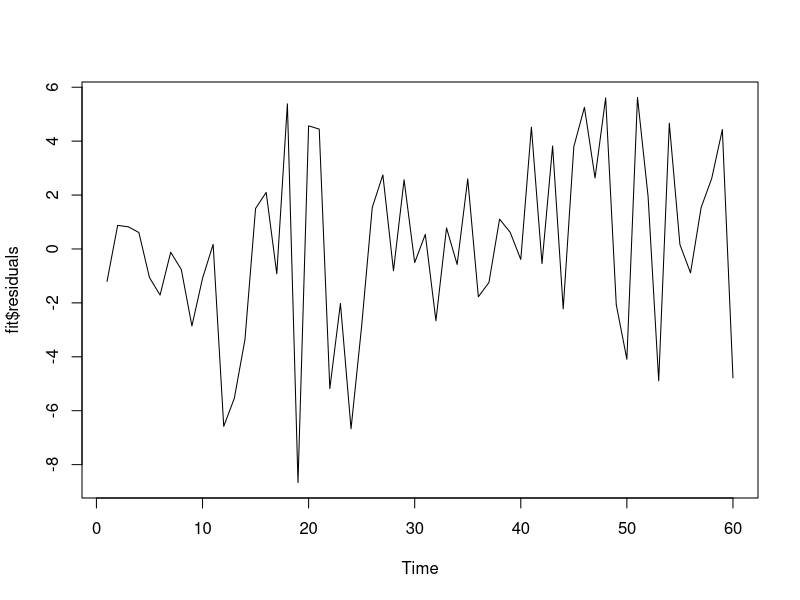
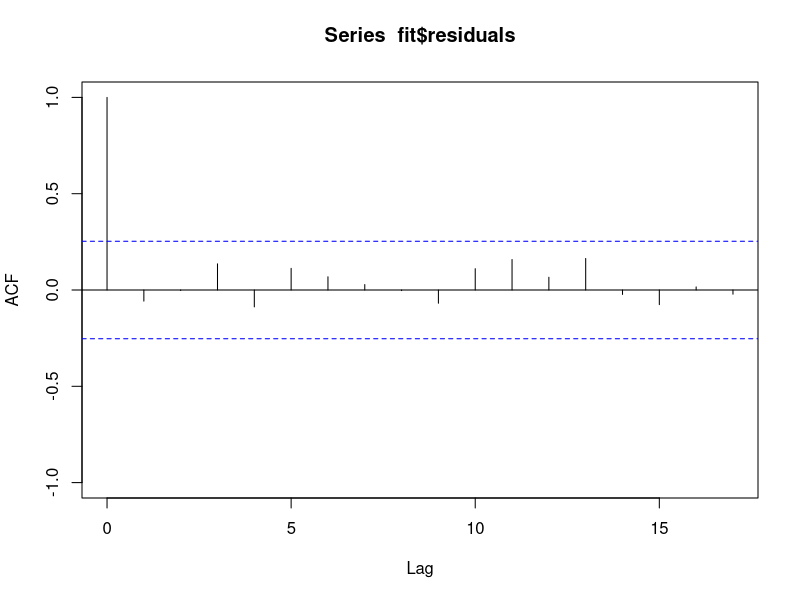
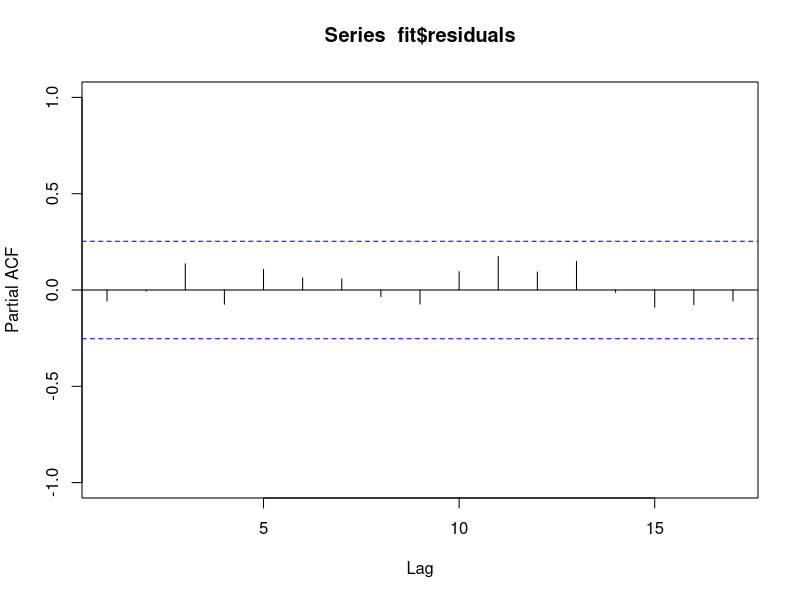
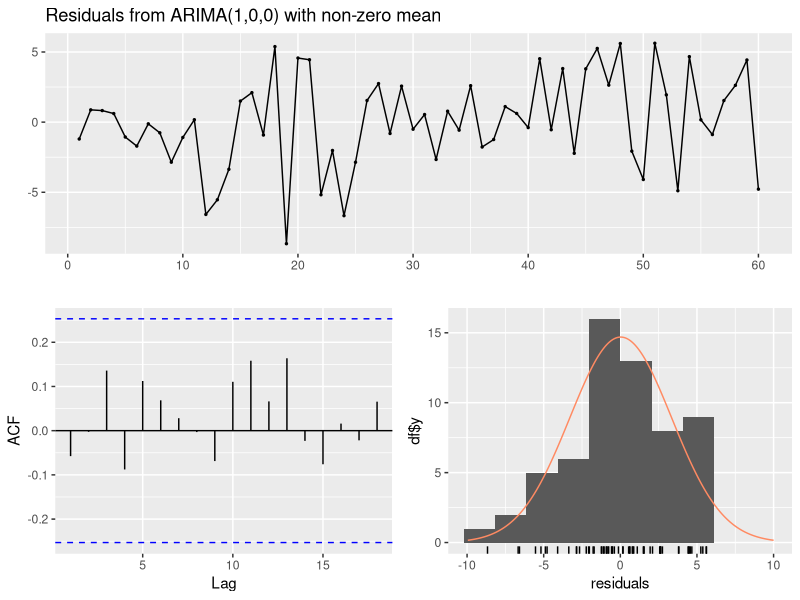
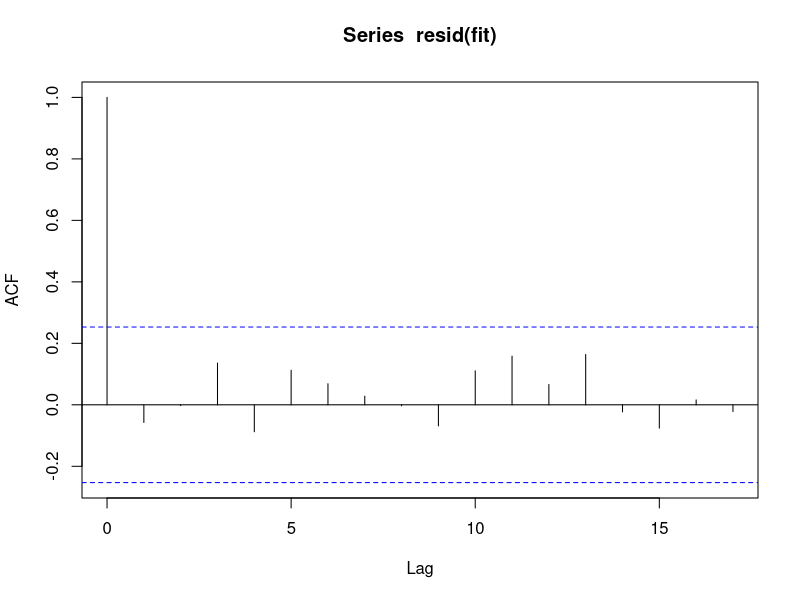
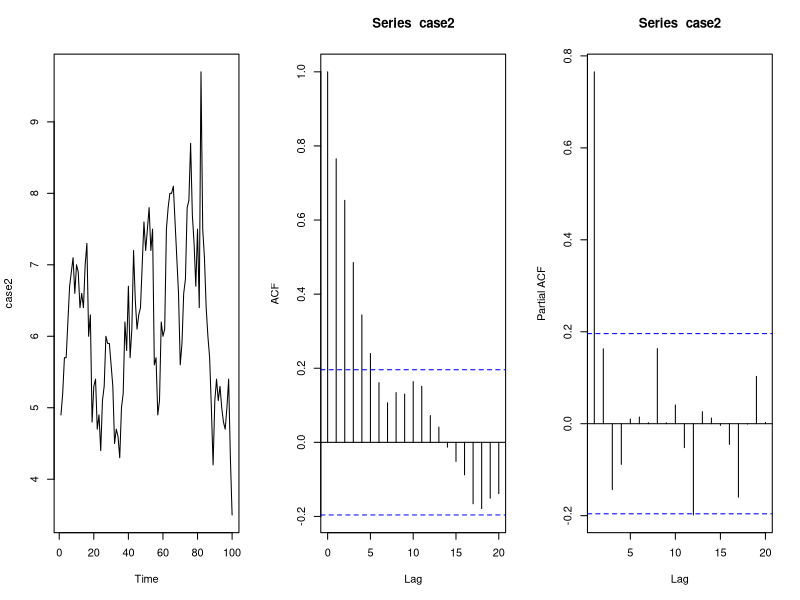
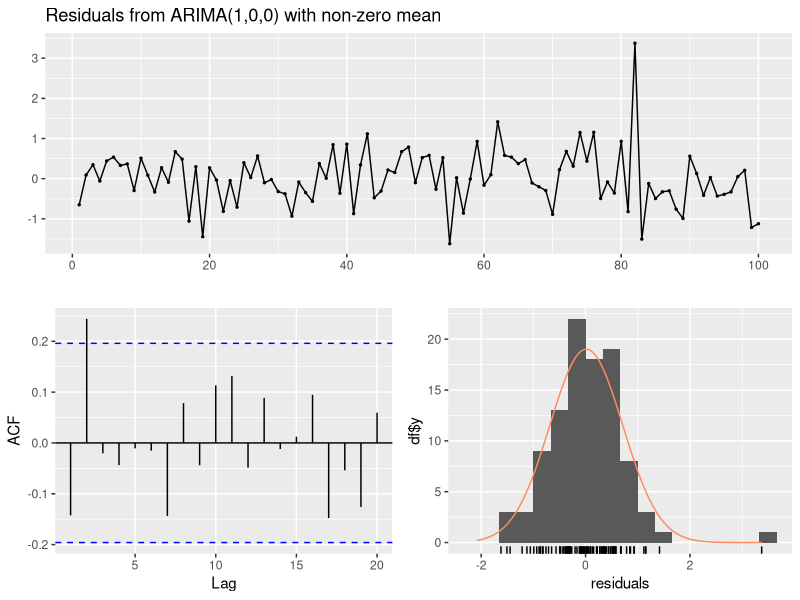
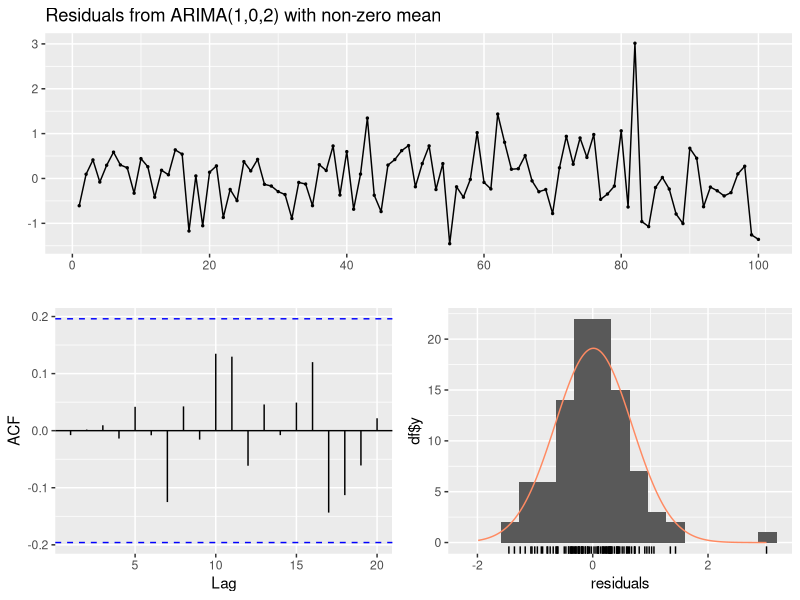

Here is the R script that generated these plots, in order:
case1=as.ts(scan("case1.txt"))
case1

fit <- arima(case1,order=c(1,0,0))
fit

plot(fit$residuals)
acf(fit$residuals,ylim=c(-1,1))
pacf(fit$residuals,ylim=c(-1,1))

library(forecast)
checkresiduals(fit)

Box.test(resid(fit), lag = 10, type = "Ljung-Box", fitdf = 1)

acf(resid(fit))


# Case 2 ------------------------------------------------------------------

case2=as.ts(scan("case2.txt"))
par(mfrow=c(1,3))
plot(case2)
acf(case2)
pacf(case2)

fit <- arima(case2, order = c(1,0,0))
fit

checkresiduals(fit)

Box.test(resid(fit), lag = 3, type = "Ljung-Box", fitdf = 1)

fit2 <- arima(case2, order = c(1,0,2))
fit2
checkresiduals(fit2)

Box.test(resid(fit2), lag = 3, type = "Ljung-Box", fitdf = 1)

summary(fit2)

fit3 <- arima(case2, order=c(1,0,2), fixed=c(NA,0,NA,NA))
fit3
Box.test(resid(fit3), lag = 3, type = "Ljung-Box", fitdf = 1)

fit2
